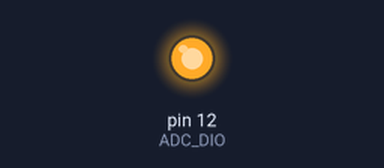
Simulated run of this program. Board: Raspberry Pi (header pin numbers). On the bench: output pins drawn as LEDs (lit = HIGH). Pins used as bus, display or sensor lines are not drawn; what the program prints to the terminal is not drawn.

Above: at 0.1 s.
Timing chart, 0 to 1.6 s (numbered marks = the images above):
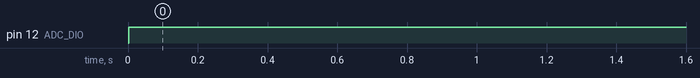

Measured:
- by itself, pin 12 (ADC_DIO): LOW → HIGH at 0.00 s

The program:

ADC0832.py
```python
#!/usr/bin/env python
import RPi.GPIO as GPIO
import time

ADC_CS  = 11
ADC_CLK = 13
ADC_DIO = 12

def setup():
	GPIO.setwarnings(False)
	GPIO.setmode(GPIO.BOARD)    #Number GPIOs by its physical location
	GPIO.setup(ADC_CS, GPIO.OUT)
	GPIO.setup(ADC_CLK, GPIO.OUT)

def destroy():
	GPIO.cleanup()

def getResult(channel=0):     # get ADC result
	GPIO.setup(ADC_DIO, GPIO.OUT)
	GPIO.output(ADC_CS, 0)

	GPIO.output(ADC_CLK, 0)
	GPIO.output(ADC_DIO, 1);  time.sleep(0.000002)
	GPIO.output(ADC_CLK, 1);  time.sleep(0.000002)
	GPIO.output(ADC_CLK, 0)

	GPIO.output(ADC_DIO, 1);  time.sleep(0.000002)
	GPIO.output(ADC_CLK, 1);  time.sleep(0.000002)
	GPIO.output(ADC_CLK, 0)

	GPIO.output(ADC_DIO, channel);  time.sleep(0.000002)

	GPIO.output(ADC_CLK, 1)
	GPIO.output(ADC_DIO, 1);  time.sleep(0.000002)
	GPIO.output(ADC_CLK, 0)
	GPIO.output(ADC_DIO, 1);  time.sleep(0.000002)

	dat1 = 0
	for i in range(0, 8):
		GPIO.output(ADC_CLK, 1);  time.sleep(0.000002)
		GPIO.output(ADC_CLK, 0);  time.sleep(0.000002)
		GPIO.setup(ADC_DIO, GPIO.IN)
		dat1 = dat1 << 1 | GPIO.input(ADC_DIO)  # or ?

	dat2 = 0
	for i in range(0, 8):
		dat2 = dat2 | GPIO.input(ADC_DIO) << i
		GPIO.output(ADC_CLK, 1);  time.sleep(0.000002)
		GPIO.output(ADC_CLK, 0);  time.sleep(0.000002)

	GPIO.output(ADC_CS, 1)
	GPIO.setup(ADC_DIO, GPIO.OUT)

	if dat1 == dat2:
		return dat1
	else:
		return 0

def getResult1():
    return getResult(1)


def loop():
	while True:
		res = getResult()
		print 'res = %d' % res
		time.sleep(0.4)

if __name__ == '__main__':
	setup()
	try:
		loop()
	except KeyboardInterrupt:
		destroy()
```
